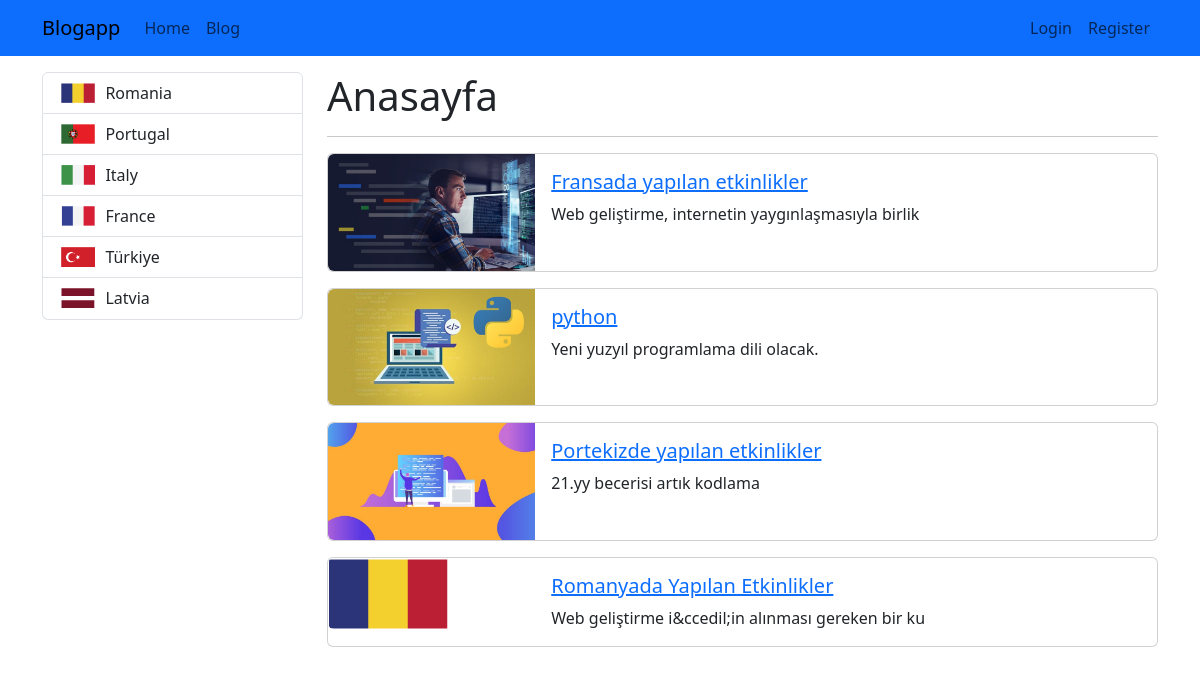
The page / on the database its author committed.
### blog/models.py (models this page shows, shortened)
class Category(models.Model):
    name=models.CharField(max_length=150)
    category_img=models.ImageField(null=True,upload_to='category')
    slug=models.SlugField(null=False,blank=True,unique=True,db_index=True,editable=False) # db_index alanı hız , performans açısından önemli

class Blog(models.Model):
    title=models.CharField(max_length=200)
    image=models.ImageField(upload_to="blogs")
    descriptions=RichTextField()
    is_active=models.BooleanField(default=False)
    is_home=models.BooleanField(default=False)
    slug=models.SlugField(null=False,blank=True,unique=True,db_index=True,editable=False) # db_index alanı hız , performans açısından önemli
    categories=models.ManyToManyField(Category,blank=True)

### blog/views.py (the view)
# urls.py: path("",views.index,name="home"),
def index(request):
    context={
         "blogs":Blog.objects.filter(is_active=True,is_home=True),
         "categories":Category.objects.all()
    }
    return render(request,"blog/index.html",context)

### blog/templates/blog/index.html (shortened to what this page needs)
{% extends "base.html" %}
{%load static %}
{% block css_files %}
    <link rel="stylesheet" href="{% static 'blog/css/style.css'%}">
{%endblock%}
{% block content %}
    <div class="container mt-3">
        <div class="row">
            <div class="col-3">
                {%include 'partials/_categories.html' %}
            </div>
            <div class="col-9">
                <h1>Anasayfa</h1>
                <hr>
                {% for blog in blogs%}
                    {% if blog.is_home and blog.is_active%}
                      {%include 'blog/partials/_blog.html' %}
                    {% endif %}
                {%endfor%}
            </div>
        </div>
    </div>
{% endblock %}

### templates/base.html (shortened to what this page needs)
{%load static %}
<!DOCTYPE html>
<html>
    <head>
        <link rel="stylesheet" href="{% static 'css/bootstrap.min.css'%}">
        <link rel="stylesheet" href="{% static 'css/base.css'%}">
        {% block css_files %} {%endblock%}
    </head>
    <body>
       {%include 'partials/_navbar.html' %}
            {% block content%}
            {% endblock %}

### templates/partials/_navbar.html (shortened to what this page needs)
<nav class="navbar nav-bar-dark bg-primary navbar-expand-lg">
    <div class="container">
        <a class="navbar-brand" href="{%url 'home'%}">Blogapp</a>
        <div class="collapse navbar-collapse" id="navbar">
            <ul class="navbar-nav me-auto">
                <li class="nav-item">
                    <a href="{%url 'home'%}" class="nav-link">Home</a>
                </li>
                <li class="nav-item">
                    <a href="{%url 'blogs'%}" class="nav-link">Blog</a>
                </li>
            </ul>
            <ul class="navbar-nav ms-auto">
                {%if user.is_authenticated%}
                    <li class="nav-item">
                        <a href="{%url 'logout'%}" class="nav-link">Logout</a>
                    </li>
                    <li class="nav-item">
                        <a href="" class="nav-link">Welcome , {{user.get_full_name|title}}</a>
                    </li>
                {%else%}
                    <li class="nav-item">
                        <a href="{%url 'login'%}" class="nav-link">Login</a>
                    </li>
                    <li class="nav-item">
                        <a href="{%url 'register'%}" class="nav-link">Register</a>
                    </li>
                {%endif%}
            </ul>
        </div>
    </div>
</nav>

### templates/partials/_categories.html
<div class="list-group">
    {% for category in categories %}
        {%if category.slug == selected_category %}
            <a href="{%url 'blogs_by_category' category.slug%}" class="list-group-item list-group-item-action active"><img src="{{category.category_img.url}}" alt="" class="img-fluid " style="width:15%;float:left;margin:2px;">&nbsp;&nbsp; {{ category.name|title }}</a>
        {% else %}
            <a href="{%url 'blogs_by_category' category.slug%}" class="list-group-item list-group-item-action"><img src="{{category.category_img.url}}" alt="" class="img-fluid  " style="width:15%;float:left;margin:2px;">&nbsp;&nbsp;{{ category.name|title }}</a>
        {%endif%}
    {% endfor %}
</div>

### blog/templates/blog/partials/_blog.html
{%load static %}
<div class="card mb-3">
    <div class="row g-0">
        <div class="col-md-3">
            <img src="{{blog.image.url}}" alt="" class="img-fluid rounded-start ">
        </div>
        <div class="col-md-9">
            <div class="card-body">
                <h5 class="card-title">
                   <a href="{% url 'blog_details' blog.slug %}">{{ blog.title}}</a>
                    </h5>
                <p class="card-text">{{blog.descriptions|striptags|slice:"0:50"}}</p>
            </div>
        </div>
    </div>
</div>

### rows shown on the page
Category: category_img (picture), name "Romania"
Category: category_img (picture), name "Portugal"
Category: category_img (picture), name "Italy"
Category: category_img (picture), name "France"
Category: category_img (picture), name "Türkiye"
Category: category_img (picture), name "Latvia"
Blog: image (picture), title "Fransada yapılan etkinlikler", descriptions "Web geliştirme, internetin yaygınlaşmasıyla birlik"
Blog: image (picture), title "python", descriptions "Yeni yuzyıl programlama dili olacak."
Blog: image (picture), title "Portekizde yapılan etkinlikler", descriptions "21.yy becerisi artık kodlama"
Blog: image (picture), title "Romanyada Yapılan Etkinlikler", descriptions "Web geliştirme i&ccedil;in alınması gereken bir ku"
